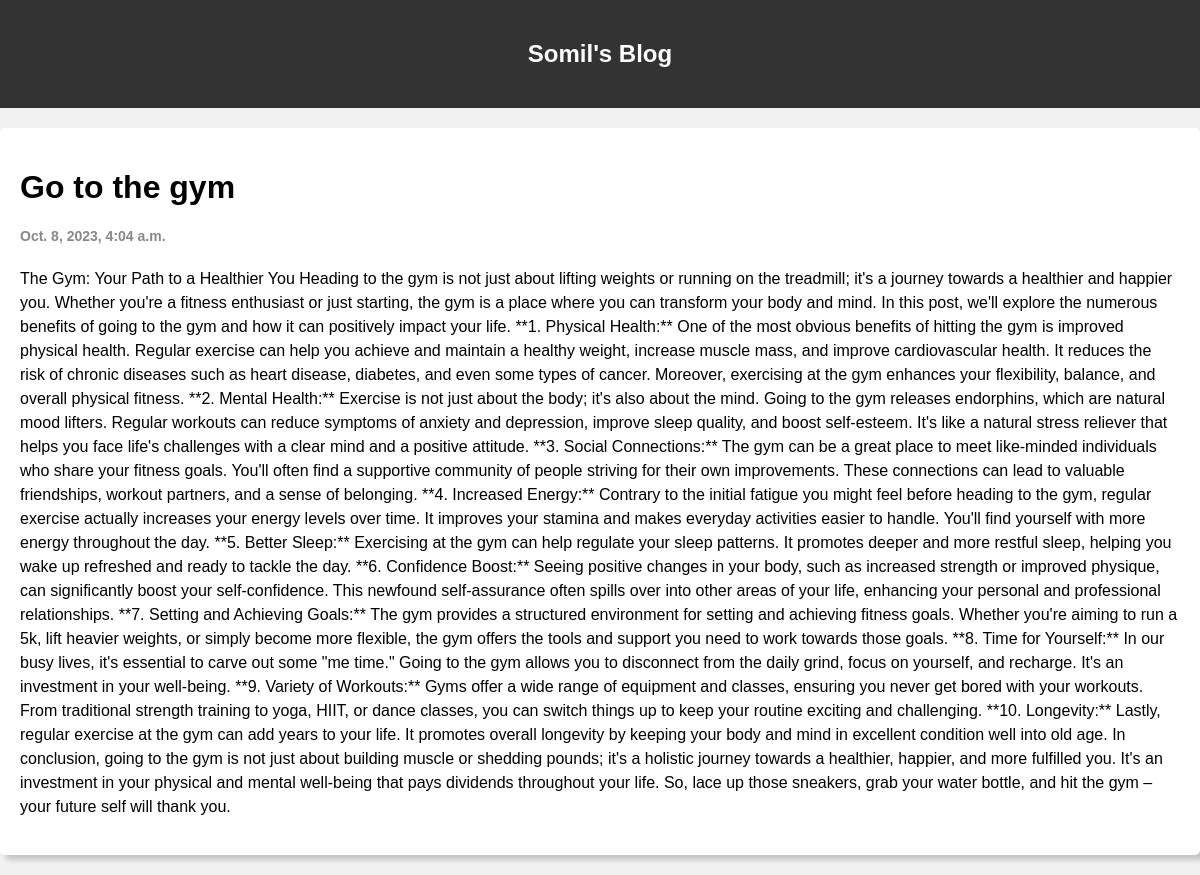
The page /post/5 on the database its author committed.
### posts/models.py (models this page shows)
class Post(models.Model):
    title = models.CharField(max_length=100)
    body = models.CharField(max_length=10000)
    created_at = models.DateTimeField(default=datetime.now, blank=True)

### posts/views.py (the view)
# urls.py: path('post/<str:pk>', views.post, name='post')
def post(request, pk):
    post = Post.objects.get(id=pk)
    return render(request, 'post.html', {'post': post})

### templates/post.html (shortened to what this page needs)
<!DOCTYPE html>
<html lang="en">
<head>
</head>
<body>
    <div class="header">
        <h2>Somil's Blog</h2>
    </div>
    <div class="row">
        <div class="leftcolumn">
            <div class="card">
                <h1>{{post.title}}</h1>
                <h5>{{post.created_at}}</h5>
                <p>{{post.body}}</p>
            </div>
        </div>
    </div>
</body>
</html>

### templates/post.html (style rules this page uses)
* { box-sizing: border-box; }
body { font-family: Arial, sans-serif; padding: 0; margin: 0; background: #f1f1f1; }
.header { background: #333; color: white; text-align: center; padding: 20px 0; }
.card { background-color: white; padding: 20px; margin: 20px 0; border-radius: 5px; box-shadow: 5px 5px 5px rgba(29, 27, 27, 0.2); transition: 1s; }
.card h5 { font-size: 14px; color: #888; margin-top: 5px; }
.card p { font-size: 16px; line-height: 1.5; }

### rows shown on the page
Post: title "Go to the gym", created_at "Oct. 8, 2023, 4:04 a.m.", body "The Gym: Your Path to a Healthier You Heading to the gym is not just about lifting weights or running on the treadmill; it's a journey towards a healthier and happier you. Whether you're a fitness enthusiast or just starting, the gym is a place where you can transform your body and mind. In this post, we'll explore the numerous benefits of going to the gym and how it can positively impact your life. **1. Physical Health:** One of the most obvious benefits of hitting the gym is improved physical health. Regular exercise can help you achieve and maintain a healthy weight, increase muscle mass, and improve cardiovascular health. It reduces the risk of chronic diseases such as heart disease,…"
